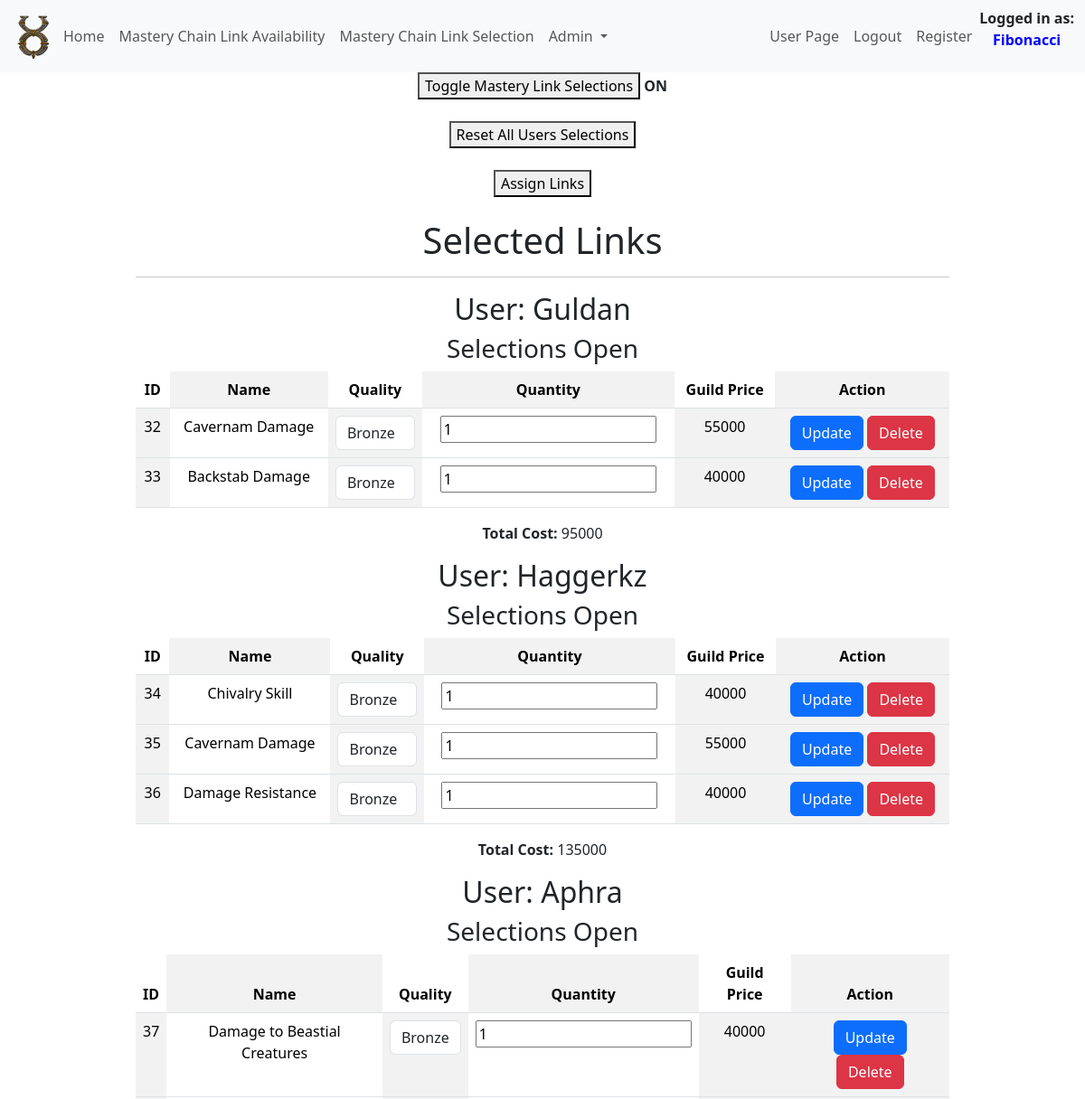
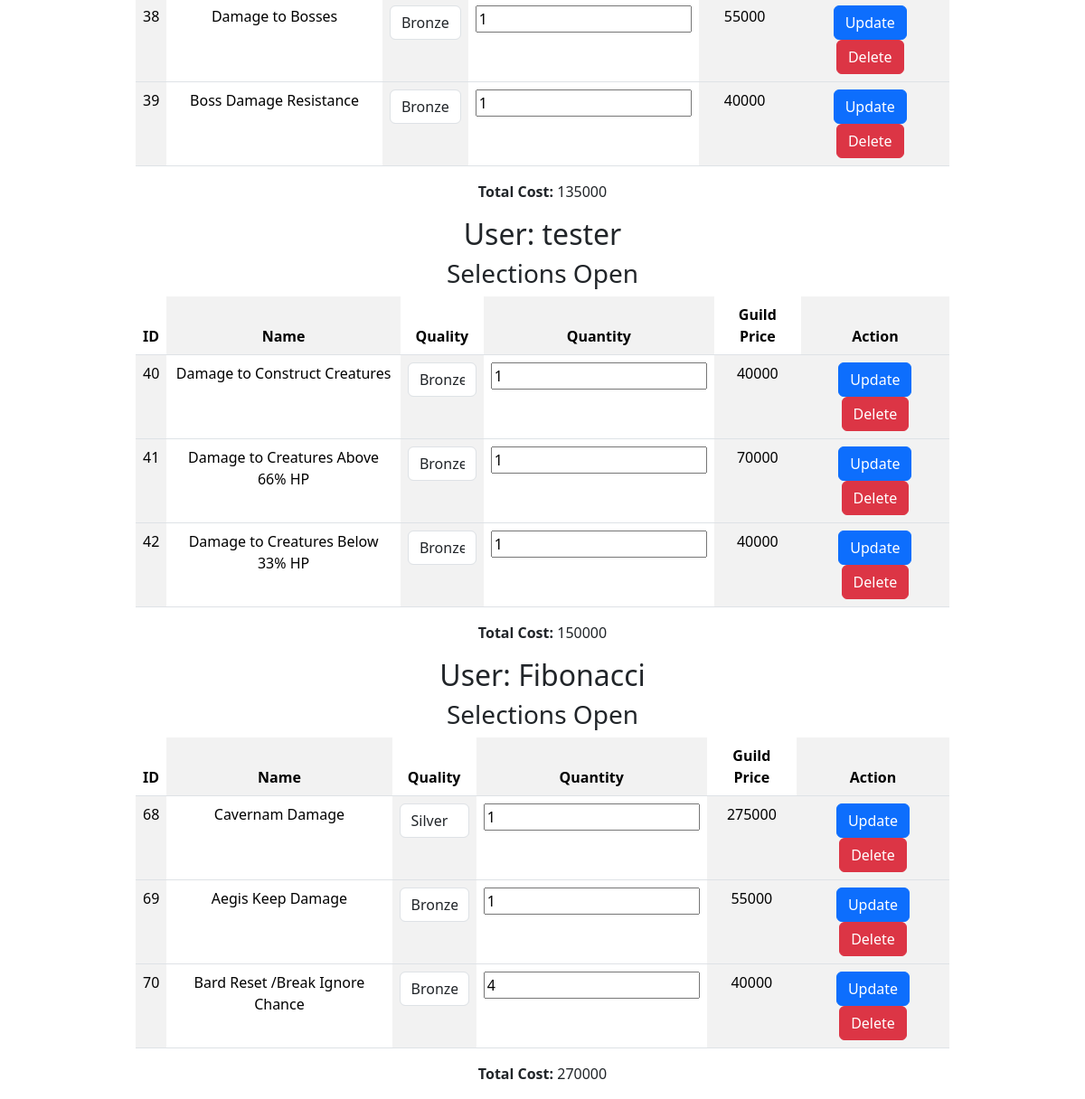
The page /a_selections (signed in) on the database as committed earlier (2 pictures, top to bottom).
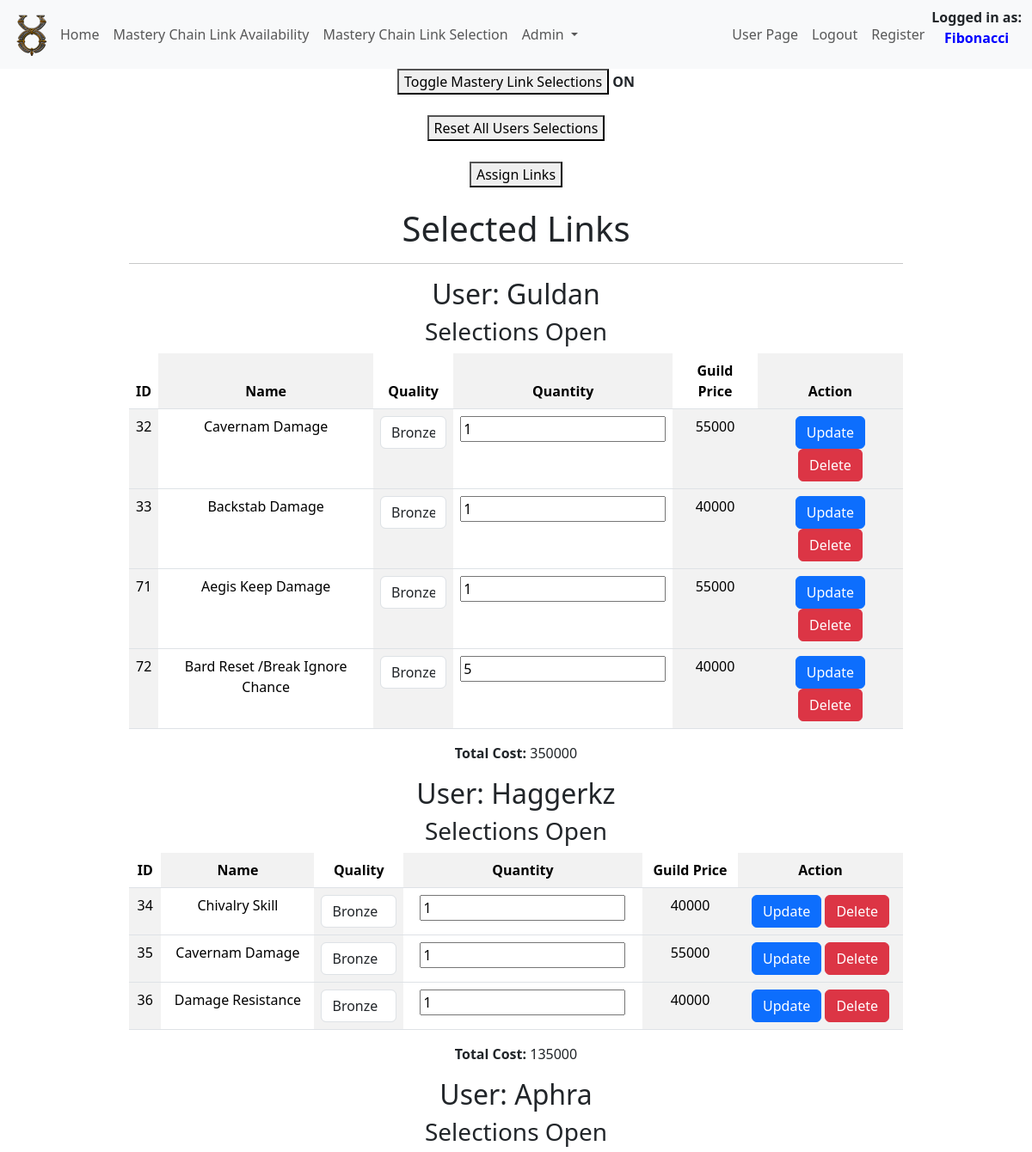
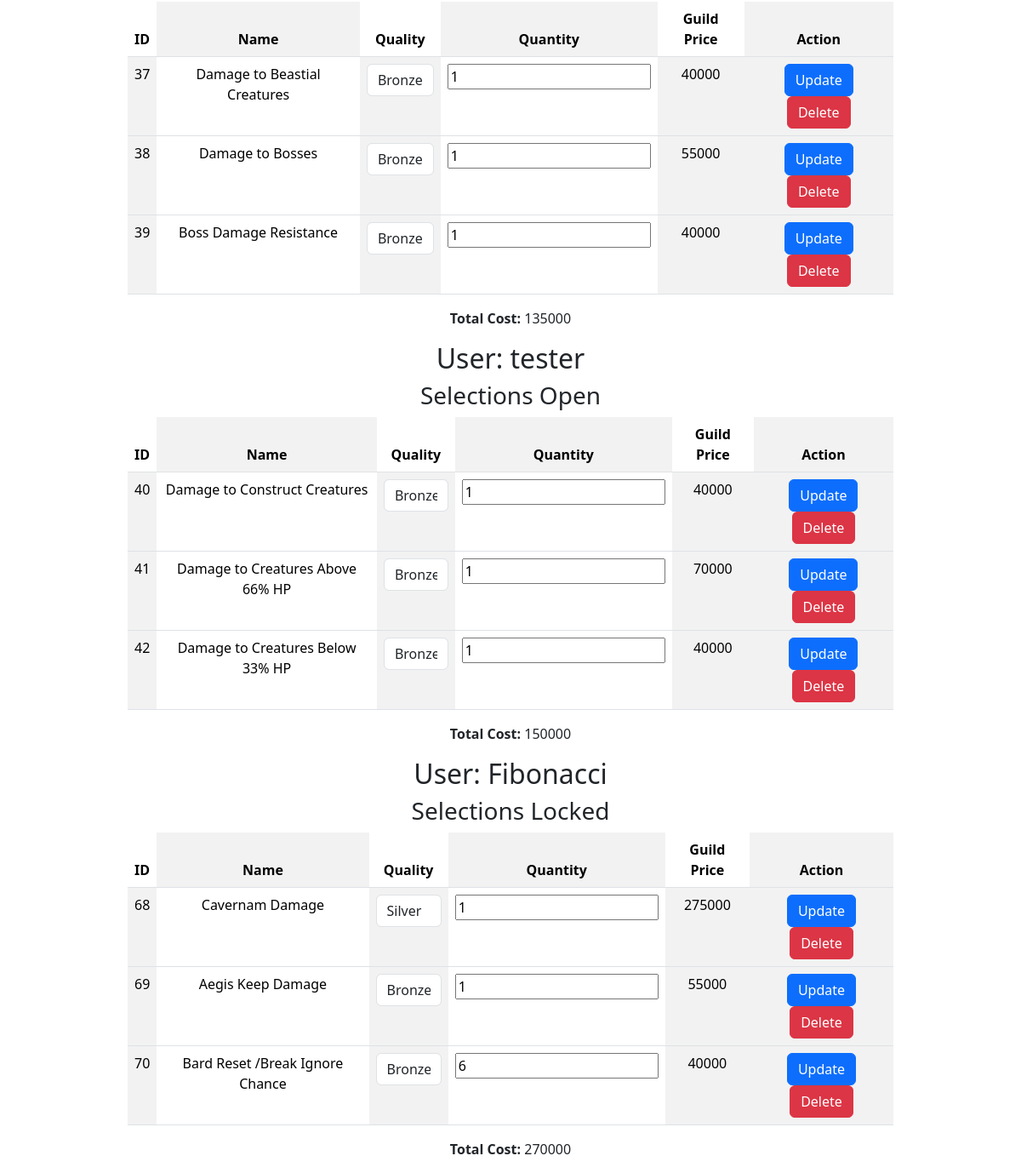
The same page on the database as committed later (2 pictures, top to bottom).
### tables this page shows
CREATE TABLE users (
    id INTEGER PRIMARY KEY AUTOINCREMENT,
    username TEXT NOT NULL,
    password TEXT NOT NULL,
    is_admin INTEGER NOT NULL DEFAULT 0
, sel_lock BOOLEAN DEFAULT (0) NOT NULL, display_name TEXT);

CREATE TABLE selections (
	id INTEGER NOT NULL PRIMARY KEY AUTOINCREMENT,
	mclink_id INTEGER NOT NULL,
	s_quantity INTEGER NOT NULL
, user_id INTEGER NOT NULL, links_total INTEGER NOT NULL);

CREATE TABLE "mclinks" (
    id INTEGER PRIMARY KEY AUTOINCREMENT NOT NULL,
    name TEXT NOT NULL,
    quality TEXT NOT NULL,
    quantity INTEGER NOT NULL,
    market_price INTEGER NOT NULL,
    guild_price INTEGER NOT NULL
);

### app.py (the view)
@app.route('/a_selections', methods=['POST', 'GET'])
def a_selections():
    if g.selection_toggle == 1:
        s_toggle = 'ON'
    else:
        s_toggle = 'OFF'
    selection_data = select_selections()
    conn, cursor = connect_to_database('uonew.db')
    cursor.execute(
        "SELECT DISTINCT selections.user_id, users.id, users.display_name, users.sel_lock FROM selections INNER JOIN users ON selections.user_id = users.id;")
    unique_names = cursor.fetchall()
    totals = {}
    for names in unique_names:
        user_id = names['id']
        cursor.execute("SELECT SUM(links_total) FROM selections WHERE user_id=?", (user_id,))
        total_price = cursor.fetchone()[0]
        totals[user_id] = total_price
    cursor.execute("SELECT DISTINCT name FROM mclinks;")
    unique_links = cursor.fetchall()
    conn.commit()
    conn.close()
    return render_template('a_selections.html', s_toggle=s_toggle, selection_data=selection_data,
                           unique_names=unique_names, totals=totals, unique_links=unique_links)

### app.py (called while the page is built)
@app.before_request
def authentication():
    if 'id' in session:
        user_data = get_user_data()
        selection_toggle = check_selection_toggle()
        g.is_admin = user_data['is_admin']
        g.sel_lock = user_data['sel_lock']
        g.display_name = user_data['display_name']
        g.selection_toggle = selection_toggle['selections_toggle']

### helpers.py (called while the page is built)
def connect_to_database(database_name):
    conn = sqlite3.connect(database_name)
    conn.row_factory = sqlite3.Row
    cursor = conn.cursor()
    return conn, cursor

### selections.py (called while the page is built)
def select_selections(user_id=None):
    conn, cursor = connect_to_database('uonew.db')
    if user_id:
        cursor.execute("SELECT * FROM selections INNER JOIN mclinks ON selections.mclink_id = mclinks.id WHERE selections.user_id = ?", (user_id,))
    else:
        cursor.execute("SELECT * FROM selections INNER JOIN mclinks ON selections.mclink_id = mclinks.id")
    selections_data = cursor.fetchall()
    conn.close()
    return selections_data

def check_selection_toggle():
    conn, cursor = connect_to_database('uonew.db')
    cursor.execute("SELECT selections_toggle FROM global")
    selection_toggle = cursor.fetchone()
    conn.close()
    return selection_toggle

### users.py (called while the page is built)
def get_user_data():
    conn, cursor = connect_to_database('uonew.db')
    user_id = session.get('id')
    cursor.execute("SELECT * FROM users WHERE id = ?", (user_id,))
    user_data = cursor.fetchone()
    conn.close()
    return user_data

### templates/a_selections.html (shortened to what this page needs)
{% extends "index.html" %}
{% block nav %}
<nav class="navbar navbar-expand-lg bg-body-tertiary">
  <div class="container-fluid">
    <img src="{{ url_for('static', filename='images/uo.png') }}" alt="UO Icon" class="small-image">
    <div class="collapse navbar-collapse" id="navbarSupportedContent">
      <ul class="navbar-nav me-auto mb-2 mb-lg-0">
{% if 'id' in session %}
        <li class="nav-item">
          <a class="nav-link" href="ma">Home</a>
        </li>
        <li class="nav-item">
          <a class="nav-link" href="mclinks">Mastery Chain Link Availability</a>
        </li>
        <li class="nav-item">
          <a class="nav-link" href="selections">Mastery Chain Link Selection</a>
        </li>
{% endif %}
{% if 'id' in session and g.is_admin in [1, 2, 3] %}
        <li class="nav-item dropdown">
          <a class="nav-link dropdown-toggle" href="#" role="button" data-bs-toggle="dropdown" aria-expanded="false">
            Admin
          </a>
{% endif %}
{% if 'id' in session and g.is_admin in [1, 2, 3] %}
        </li>
{% endif %}
      </ul>
      <ul class="navbar-nav mb-2 mb-lg-0 right-align">
        {% if 'id' in session %}
          <li class="nav-item">
            <a class="nav-link" href="user">User Page</a>
        </li>
        <li class="nav-item">
            <a class="nav-link" onclick="return confirm('Are you sure?')" href="{{ url_for('logout') }}">Logout</a>
        </li>
        {% endif %}
        <li class="nav-item">
            <a class="nav-link" href="register">Register</a>
        </li>
      </ul>
    </div>
    <b class="nav-item">Logged in as: <p style="color:blue; text-align:center;">{{ g.display_name }}</p></b>
  </div>
</nav>
{% endblock %}
{% block content %}
<div class="a_mclinks_table">
    <form action="/global_selection_toggle" method="post">
        <button type="submit" onclick="return confirm('Are you sure?')">Toggle Mastery Link Selections</button>
        <b>{{ s_toggle }}</b>
    </form>
</div>
<br>
<div class="a_mclinks_table">
    <form action="/reset_all_selections" method="post">
        <button type="submit" onclick="return confirm('Are you sure?')">Reset All Users Selections</button>
    </form>
</div>
<br>
<div class="a_mclinks_table">
    <form action="/assign_links" method="post">
        <button type="submit" onclick="return confirm('Are you sure?')">Assign Links</button>
    </form>
</div>
<br>
<div class="a_mclinks_table">
    <h1>Selected Links</h1>
    <hr>
    {% for user_info in unique_names %}
        <h2>User: {{ user_info['display_name'] }}</h2>
        <h3>
            {% if user_info['sel_lock'] == 1 %}
            Selections Locked
            {% else %}
            Selections Open
            {% endif %}
        </h3>
        <table class="table table-striped-columns table-hover">
            <thead>
                <tr>
                    <th>ID</th>
                    <th>Name</th>
                    <th>Quality</th>
                    <th>Quantity</th>
                    <th>Guild Price</th>
                    <th>Action</th>
                </tr>
            </thead>
            <tbody>
                {% set total_cost = totals[user_info['id']] %}
                {% for selection in selection_data %}
                    {% if selection['user_id'] == user_info['id'] %}
                        <tr>
                            <form action="/admin_update_user_selection" method="post" style="display:inline;">
                            <td><input type="hidden" name="selection_id" value="{{ selection['id'] }}">{{ selection['id'] }}</td>
                            <td><input type="hidden" name="link_name" value="{{ selection['name'] }}">{{ selection['name'] }}</td>
                            <td>
                                           <select class="form-control" name="quality" id="quality">
                <option {% if selection['quality'] == 'Bronze' %} selected {% endif %}>Bronze</option>
                <option {% if selection['quality'] == 'Silver' %} selected {% endif %}>Silver</option>
            </select>
                            </td>
                            <td><input type="number" name="quantity" value="{{ selection['s_quantity'] }}"></td>
                            <td>{{ selection['guild_price'] }}</td>
                            <td>
                                <button type="submit" class="btn btn-primary">Update</button>
                                </form>
                                <form action="/admin_delete_user_selection" method="post" style="display:inline;">
                                    <button type="submit" class="btn btn-danger" onclick="return confirm('Are you sure?')">Delete</button>
                                </form>
                        </tr>
                    {% endif %}
                {% endfor %}
            </tbody>
        </table>
        <p><input type="hidden" name="total"><b>Total Cost:</b> {{ total_cost }}</p>
    {% endfor %}
</div>
{% endblock %}

### templates/index.html (shortened to what this page needs)
<!DOCTYPE html>
<html lang="en">
<head>
    <link href="https://cdn.jsdelivr.net/npm/bootstrap@5.3.2/dist/css/bootstrap.min.css" rel="stylesheet">
    <link rel="stylesheet" type="text/css" href="{{ url_for('static', filename='style.css') }}">
</head>
<body>
    <header>
        <nav>
            {% block nav %}{% endblock %}
        </nav>
    </header>
    <main>
        {% block content %}{% endblock %}
    </main>
</body>
</html>

### static/style.css (style rules this page uses)
.form-control { max-width: 300px; }
.small-image { max-width: 50px; max-height: 50px; }
.right-align { float: right; }
.a_mclinks_table { margin: auto; width: 75%; text-align: center; }

Rows that differ between the two databases and show on the page:
changed users "Fibonacci": sel_lock "Selections Open" → "Selections Locked"
computed for users "Guldan": total_cost "95000" → "350000"
added selections: id "71", name "Aegis Keep Damage", quality "Bronze", quantity "1", guild_price "55000", shown under users "Guldan"
added selections: id "72", name "Bard Reset /Break Ignore Chance", quality "Bronze", quantity "5", guild_price "40000", shown under users "Guldan"
changed selections id 70: quantity "4" → "6"
